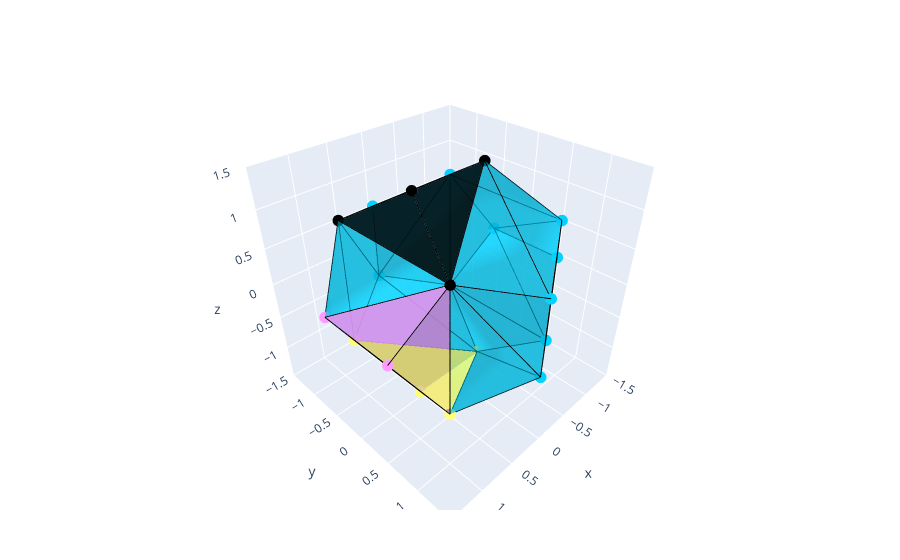

Notebook cell for this chart:
### Code cell
plotAssembly(convexDecomposition(Dodecahedron))

### Figure 1 — Plotly figure (JSON) as saved in the notebook; plotly's stock layout.template omitted (floating-point values rounded to 4 significant figures)
{"data": [{"marker": {"color": "#00D3FF", "size": 4}, "mode": "markers", "text": ["1", "2", "3", "4", "5", "6", "7", "8", "9", "10", "11", "12", "13", "14", "15", "16", "17"], "textposition": "bottom center", "type": "scatter3d", "x": [-0.5393, 0, 0.8727, -0.8727, 0, 0.8727, -0.8727, -0.5393, 0, 0.8727, -0.8727, 0, 0.8727, -0.8727, -1.412, 1.412, -1.412], "y": [0, 1.412, 0.8727, 0.8727, -1.412, -0.8727, -0.8727, 0, 1.412, 0.8727, 0.8727, -1.412, -0.8727, -0.8727, 0.5393, -0.5393, -0.5393], "z": [1.412, 0.5393, 0.8727, 0.8727, 0.5393, 0.8727, 0.8727, -1.412, -0.5393, -0.8727, -0.8727, -0.5393, -0.8727, -0.8727, 0, 0, 0]}, {"line": {"color": "black"}, "mode": "lines", "type": "scatter3d", "x": [-0.8727, -1.412], "y": [0.8727, -0.5393], "z": [-0.8727, 0]}, {"line": {"color": "black"}, "mode": "lines", "type": "scatter3d", "x": [-0.8727, -0.8727], "y": [0.8727, -0.8727], "z": [-0.8727, -0.8727]}, {"line": {"color": "black"}, "mode": "lines", "type": "scatter3d", "x": [0.8727, 1.412], "y": [0.8727, -0.5393], "z": [-0.8727, 0]}, {"line": {"color": "black"}, "mode": "lines", "type": "scatter3d", "x": [0.8727, 0.8727], "y": [0.8727, -0.8727], "z": [-0.8727, -0.8727]}, {"line": {"color": "black"}, "mode": "lines", "type": "scatter3d", "x": [-0.8727, -1.412], "y": [0.8727, -0.5393], "z": [0.8727, 0]}, {"line": {"color": "black"}, "mode": "lines", "type": "scatter3d", "x": [-0.8727, -0.8727], "y": [0.8727, -0.8727], "z": [0.8727, 0.8727]}, {"line": {"color": "black"}, "mode": "lines", "type": "scatter3d", "x": [0.8727, 1.412], "y": [0.8727, -0.5393], "z": [0.8727, 0]}, {"line": {"color": "black"}, "mode": "lines", "type": "scatter3d", "x": [0.8727, 0.8727], "y": [0.8727, -0.8727], "z": [0.8727, 0.8727]}, {"line": {"color": "black"}, "mode": "lines", "type": "scatter3d", "x": [-0.8727, -0.8727], "y": [-0.8727, -0.8727], "z": [0.8727, -0.8727]}, {"line": {"color": "black"}, "mode": "lines", "type": "scatter3d", "x": [-0.8727, 0], "y": [-0.8727, -1.412], "z": [0.8727, -0.5393]}, {"line": {"color": "black"}, "mode": "lines", "type": "scatter3d", "x": [0.8727, 0.8727], "y": [-0.8727, -0.8727], "z": [0.8727, -0.8727]}, {"line": {"color": "black"}, "mode": "lines", "type": "scatter3d", "x": [0.8727, 0], "y": [-0.8727, -1.412], "z": [0.8727, -0.5393]}, {"line": {"color": "black"}, "mode": "lines", "type": "scatter3d", "x": [-0.8727, -0.8727], "y": [0.8727, 0.8727], "z": [0.8727, -0.8727]}, {"line": {"color": "black"}, "mode": "lines", "type": "scatter3d", "x": [-0.8727, 0], "y": [0.8727, 1.412], "z": [0.8727, -0.5393]}, {"line": {"color": "black"}, "mode": "lines", "type": "scatter3d", "x": [0.8727, 0.8727], "y": [0.8727, 0.8727], "z": [0.8727, -0.8727]}, {"line": {"color": "black"}, "mode": "lines", "type": "scatter3d", "x": [0.8727, 0], "y": [0.8727, 1.412], "z": [0.8727, -0.5393]}, {"line": {"color": "black"}, "mode": "lines", "type": "scatter3d", "x": [-0.5393, 0], "y": [0, -1.412], "z": [-1.412, -0.5393]}, {"line": {"color": "black"}, "mode": "lines", "type": "scatter3d", "x": [-0.5393, 0.8727], "y": [0, -0.8727], "z": [-1.412, -0.8727]}, {"line": {"color": "black"}, "mode": "lines", "type": "scatter3d", "x": [-0.5393, 0], "y": [0, 1.412], "z": [-1.412, -0.5393]}, {"line": {"color": "black"}, "mode": "lines", "type": "scatter3d", "x": [-0.5393, 0.8727], "y": [0, 0.8727], "z": [-1.412, -0.8727]}, {"line": {"color": "black"}, "mode": "lines", "type": "scatter3d", "x": [-0.5393, 0], "y": [0, -1.412], "z": [1.412, 0.5393]}, {"line": {"color": "black"}, "mode": "lines", "type": "scatter3d", "x": [-0.5393, 0.8727], "y": [0, -0.8727], "z": [1.412, 0.8727]}, {"line": {"color": "black"}, "mode": "lines", "type": "scatter3d", "x": [-0.5393, 0], "y": [0, 1.412], "z": [1.412, 0.5393]}, {"line": {"color": "black"}, "mode": "lines", "type": "scatter3d", "x": [-0.5393, 0.8727], "y": [0, 0.8727], "z": [1.412, 0.8727]}, {"line": {"color": "black"}, "mode": "lines", "type": "scatter3d", "x": [-1.412, -1.412], "y": [0.5393, -0.5393], "z": [0, 0]}, {"line": {"color": "black"}, "mode": "lines", "type": "scatter3d", "x": [-0.8727, -1.412], "y": [-0.8727, -0.5393], "z": [-0.8727, 0]}, {"line": {"color": "black"}, "mode": "lines", "type": "scatter3d", "x": [0.8727, 1.412], "y": [-0.8727, -0.5393], "z": [-0.8727, 0]}, {"line": {"color": "black"}, "mode": "lines", "type": "scatter3d", "x": [0, -0.8727], "y": [-1.412, -0.8727], "z": [-0.5393, -0.8727]}, {"line": {"color": "black"}, "mode": "lines", "type": "scatter3d", "x": [0, 0.8727], "y": [-1.412, -0.8727], "z": [-0.5393, -0.8727]}, {"line": {"color": "black"}, "mode": "lines", "type": "scatter3d", "x": [-0.8727, -1.412], "y": [0.8727, 0.5393], "z": [-0.8727, 0]}, {"line": {"color": "black"}, "mode": "lines", "type": "scatter3d", "x": [0, -0.8727], "y": [1.412, 0.8727], "z": [-0.5393, -0.8727]}, {"line": {"color": "black"}, "mode": "lines", "type": "scatter3d", "x": [0, 0.8727], "y": [1.412, 0.8727], "z": [-0.5393, -0.8727]}, {"line": {"color": "black"}, "mode": "lines", "type": "scatter3d", "x": [-0.5393, -0.8727], "y": [0, -0.8727], "z": [-1.412, -0.8727]}, {"line": {"color": "black"}, "mode": "lines", "type": "scatter3d", "x": [-0.5393, -0.8727], "y": [0, 0.8727], "z": [-1.412, -0.8727]}, {"line": {"color": "black"}, "mode": "lines", "type": "scatter3d", "x": [-0.8727, -1.412], "y": [-0.8727, -0.5393], "z": [0.8727, 0]}, {"line": {"color": "black"}, "mode": "lines", "type": "scatter3d", "x": [0.8727, 1.412], "y": [-0.8727, -0.5393], "z": [0.8727, 0]}, {"line": {"color": "black"}, "mode": "lines", "type": "scatter3d", "x": [0, 0], "y": [-1.412, -1.412], "z": [0.5393, -0.5393]}, {"line": {"color": "black"}, "mode": "lines", "type": "scatter3d", "x": [0, -0.8727], "y": [-1.412, -0.8727], "z": [0.5393, 0.8727]}, {"line": {"color": "black"}, "mode": "lines", "type": "scatter3d", "x": [0, 0.8727], "y": [-1.412, -0.8727], "z": [0.5393, 0.8727]}, {"line": {"color": "black"}, "mode": "lines", "type": "scatter3d", "x": [-0.8727, -1.412], "y": [0.8727, 0.5393], "z": [0.8727, 0]}, {"line": {"color": "black"}, "mode": "lines", "type": "scatter3d", "x": [0, 0], "y": [1.412, 1.412], "z": [0.5393, -0.5393]}, {"line": {"color": "black"}, "mode": "lines", "type": "scatter3d", "x": [0, -0.8727], "y": [1.412, 0.8727], "z": [0.5393, 0.8727]}, {"line": {"color": "black"}, "mode": "lines", "type": "scatter3d", "x": [0, 0.8727], "y": [1.412, 0.8727], "z": [0.5393, 0.8727]}, {"line": {"color": "black"}, "mode": "lines", "type": "scatter3d", "x": [-0.5393, -0.8727], "y": [0, -0.8727], "z": [1.412, 0.8727]}, {"line": {"color": "black"}, "mode": "lines", "type": "scatter3d", "x": [-0.5393, -0.8727], "y": [0, 0.8727], "z": [1.412, 0.8727]}, {"facecolor": ["#00D3FF", "#00D3FF", "#00D3FF", "#00D3FF", "#00D3FF", "#00D3FF", "#00D3FF", "#00D3FF", "#00D3FF", "#00D3FF", "#00D3FF", "#00D3FF", "#00D3FF", "#00D3FF", "#00D3FF", "#00D3FF", "#00D3FF", "#00D3FF", "#00D3FF", "#00D3FF", "#00D3FF", "#00D3FF", "#00D3FF", "#00D3FF", "#00D3FF", "#00D3FF", "#00D3FF", "#00D3FF", "#00D3FF", "#00D3FF"], "i": [0, 1, 0, 4, 7, 8, 7, 11, 2, 2, 3, 3, 10, 5, 5, 12, 6, 6, 13, 2, 3, 3, 16, 9, 10, 10, 16, 0, 7, 2], "j": [2, 3, 5, 6, 9, 10, 12, 13, 1, 8, 1, 8, 14, 4, 11, 15, 4, 11, 16, 5, 0, 6, 14, 12, 7, 13, 14, 2, 9, 9], "k": [1, 0, 4, 0, 8, 7, 11, 7, 8, 9, 8, 10, 3, 11, 12, 5, 11, 13, 6, 15, 6, 16, 3, 15, 13, 16, 10, 5, 12, 15], "opacity": 0.6, "type": "mesh3d", "x": [-0.5393, 0, 0.8727, -0.8727, 0, 0.8727, -0.8727, -0.5393, 0, 0.8727, -0.8727, 0, 0.8727, -0.8727, -1.412, 1.412, -1.412], "y": [0, 1.412, 0.8727, 0.8727, -1.412, -0.8727, -0.8727, 0, 1.412, 0.8727, 0.8727, -1.412, -0.8727, -0.8727, 0.5393, -0.5393, -0.5393], "z": [1.412, 0.5393, 0.8727, 0.8727, 0.5393, 0.8727, 0.8727, -1.412, -0.5393, -0.8727, -0.8727, -0.5393, -0.8727, -0.8727, 0, 0, 0]}, {"marker": {"color": "#FF9BFF", "size": 4}, "mode": "markers", "text": ["1", "2", "3", "4"], "textposition": "bottom center", "type": "scatter3d", "x": [0.8727, 0.8727, 1.412, 1.412], "y": [0.8727, 0.8727, -0.5393, 0.5393], "z": [0.8727, -0.8727, 0, 0]}, {"line": {"color": "black"}, "mode": "lines", "type": "scatter3d", "x": [1.412, 1.412], "y": [-0.5393, 0.5393], "z": [0, 0]}, {"line": {"color": "black"}, "mode": "lines", "type": "scatter3d", "x": [0.8727, 1.412], "y": [0.8727, 0.5393], "z": [-0.8727, 0]}, {"line": {"color": "black"}, "mode": "lines", "type": "scatter3d", "x": [0.8727, 1.412], "y": [0.8727, -0.5393], "z": [-0.8727, 0]}, {"line": {"color": "black"}, "mode": "lines", "type": "scatter3d", "x": [0.8727, 1.412], "y": [0.8727, 0.5393], "z": [0.8727, 0]}, {"line": {"color": "black"}, "mode": "lines", "type": "scatter3d", "x": [0.8727, 1.412], "y": [0.8727, -0.5393], "z": [0.8727, 0]}, {"line": {"color": "black"}, "mode": "lines", "type": "scatter3d", "x": [0.8727, 0.8727], "y": [0.8727, 0.8727], "z": [0.8727, -0.8727]}, {"facecolor": ["#FF9BFF", "#FF9BFF", "#FF9BFF", "#FF9BFF"], "i": [0, 0, 0, 1], "j": [1, 1, 2, 2], "k": [2, 3, 3, 3], "opacity": 0.6, "type": "mesh3d", "x": [0.8727, 0.8727, 1.412, 1.412], "y": [0.8727, 0.8727, -0.5393, 0.5393], "z": [0.8727, -0.8727, 0, 0]}, {"marker": {"color": "#FFFF74", "size": 4}, "mode": "markers", "text": ["1", "2", "3", "4"], "textposition": "bottom center", "type": "scatter3d", "x": [-0.5393, 0.8727, 0.8727, 0.5393], "y": [0, 0.8727, -0.8727, 0], "z": [-1.412, -0.8727, -0.8727, -1.412]}, {"line": {"color": "black"}, "mode": "lines", "type": "scatter3d", "x": [0.8727, 0.5393], "y": [-0.8727, 0], "z": [-0.8727, -1.412]}, {"line": {"color": "black"}, "mode": "lines", "type": "scatter3d", "x": [0.8727, 0.5393], "y": [0.8727, 0], "z": [-0.8727, -1.412]}, {"line": {"color": "black"}, "mode": "lines", "type": "scatter3d", "x": [0.8727, 0.8727], "y": [0.8727, -0.8727], "z": [-0.8727, -0.8727]}, {"line": {"color": "black"}, "mode": "lines", "type": "scatter3d", "x": [-0.5393, 0.5393], "y": [0, 0], "z": [-1.412, -1.412]}, {"line": {"color": "black"}, "mode": "lines", "type": "scatter3d", "x": [-0.5393, 0.8727], "y": [0, -0.8727], "z": [-1.412, -0.8727]}, {"line": {"color": "black"}, "mode": "lines", "type": "scatter3d", "x": [-0.5393, 0.8727], "y": [0, 0.8727], "z": [-1.412, -0.8727]}, {"facecolor": ["#FFFF74", "#FFFF74", "#FFFF74", "#FFFF74"], "i": [0, 0, 0, 1], "j": [1, 1, 2, 2], "k": [2, 3, 3, 3], "opacity": 0.6, "type": "mesh3d", "x": [-0.5393, 0.8727, 0.8727, 0.5393], "y": [0, 0.8727, -0.8727, 0], "z": [-1.412, -0.8727, -0.8727, -1.412]}, {"marker": {"color": "#000000", "size": 4}, "mode": "markers", "text": ["1", "2", "3", "4"], "textposition": "bottom center", "type": "scatter3d", "x": [-0.5393, 0.8727, 0.8727, 0.5393], "y": [0, 0.8727, -0.8727, 0], "z": [1.412, 0.8727, 0.8727, 1.412]}, {"line": {"color": "black"}, "mode": "lines", "type": "scatter3d", "x": [0.8727, 0.5393], "y": [-0.8727, 0], "z": [0.8727, 1.412]}, {"line": {"color": "black"}, "mode": "lines", "type": "scatter3d", "x": [0.8727, 0.5393], "y": [0.8727, 0], "z": [0.8727, 1.412]}, {"line": {"color": "black"}, "mode": "lines", "type": "scatter3d", "x": [0.8727, 0.8727], "y": [0.8727, -0.8727], "z": [0.8727, 0.8727]}, {"line": {"color": "black"}, "mode": "lines", "type": "scatter3d", "x": [-0.5393, 0.5393], "y": [0, 0], "z": [1.412, 1.412]}, {"line": {"color": "black"}, "mode": "lines", "type": "scatter3d", "x": [-0.5393, 0.8727], "y": [0, -0.8727], "z": [1.412, 0.8727]}, {"line": {"color": "black"}, "mode": "lines", "type": "scatter3d", "x": [-0.5393, 0.8727], "y": [0, 0.8727], "z": [1.412, 0.8727]}, {"facecolor": ["#000000", "#000000", "#000000", "#000000"], "i": [0, 0, 0, 1], "j": [1, 1, 2, 2], "k": [2, 3, 3, 3], "opacity": 0.6, "type": "mesh3d", "x": [-0.5393, 0.8727, 0.8727, 0.5393], "y": [0, 0.8727, -0.8727, 0], "z": [1.412, 0.8727, 0.8727, 1.412]}], "layout": {"margin": {"b": 50, "l": 50, "r": 50, "t": 60}, "showlegend": false}}
